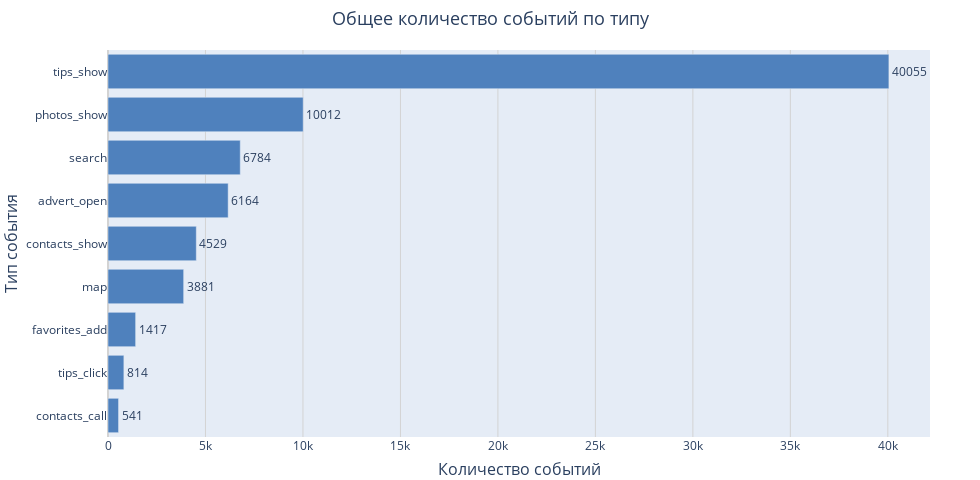

This figure's notebook cell:
### Markdown cell above
Посмотрим общее количество событий по типу

### Code cell
event_draw = data_m.groupby('event_name').agg({'user_id' : 'count'}).sort_values(by='user_id', ascending=True)

bar_drawer(x_data=event_draw['user_id'], y_data=event_draw.index, 
           title='Общее количество событий по типу',
           x_title='Количество событий',
           y_title='Тип события',
           w=980, h=480)

### Figure 1 — Plotly figure (JSON) as saved in the notebook; plotly's stock layout.template omitted (floating-point values rounded to 4 significant figures)
{"data": [{"marker": {"color": "#4F81BD"}, "orientation": "h", "text": [541, 814, 1417, 3881, 4529, 6164, 6784, 10012, 40055], "textposition": "outside", "type": "bar", "x": [541, 814, 1417, 3881, 4529, 6164, 6784, 10012, 40055], "y": ["contacts_call", "tips_click", "favorites_add", "map", "contacts_show", "advert_open", "search", "photos_show", "tips_show"]}], "layout": {"height": 480, "legend": {"orientation": "h", "x": 0.5, "xanchor": "center"}, "margin": {"b": 0, "l": 50, "r": 50, "t": 50}, "title": {"font": {"size": 18}, "text": "Общее количество событий по типу", "x": 0.5}, "width": 980, "xaxis": {"autorange": true, "gridcolor": "lightgray", "gridwidth": 1, "showgrid": true, "title": {"font": {"size": 16}, "text": "Количество событий"}, "zeroline": true, "zerolinecolor": "lightgray", "zerolinewidth": 2}, "yaxis": {"autorange": true, "gridcolor": "rgb(255, 255, 255)", "gridwidth": 1, "showgrid": false, "title": {"font": {"size": 16}, "text": "Тип события"}, "zeroline": true, "zerolinecolor": "gray", "zerolinewidth": 2}}}
